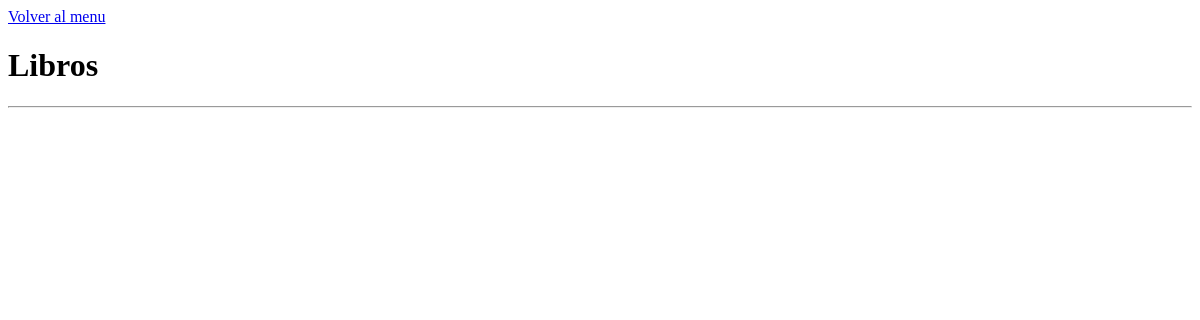
Page /libros/ on the earlier database version.
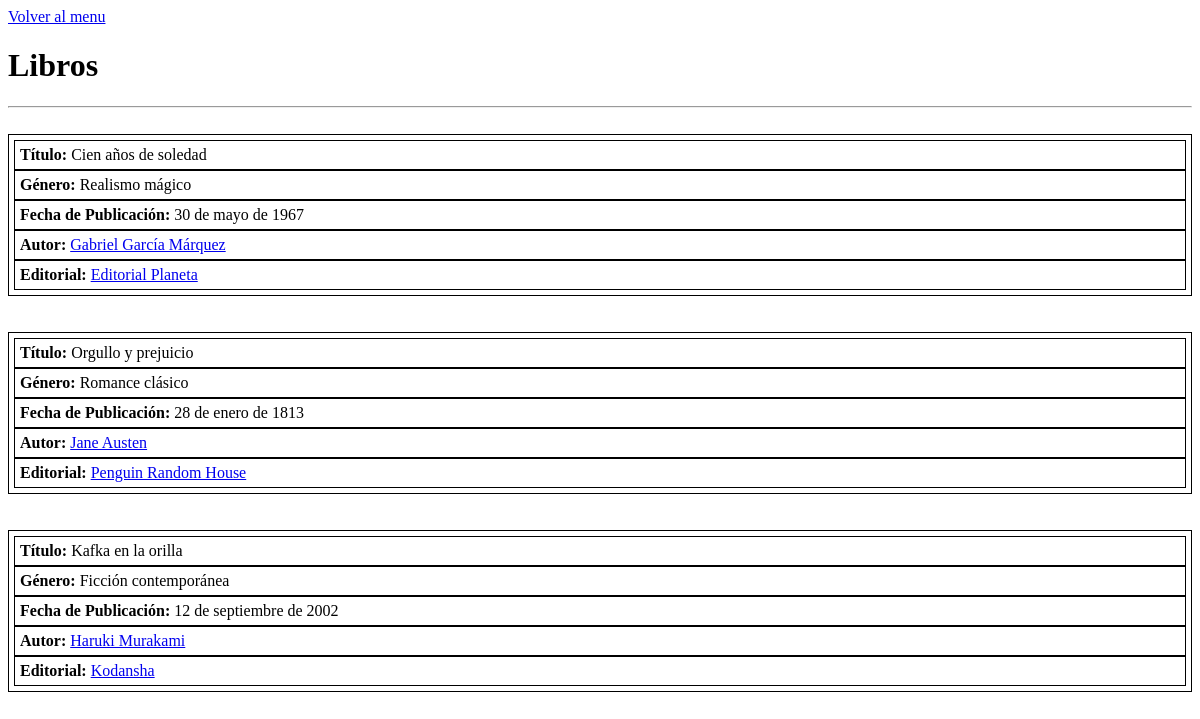
Same page on the later database version.
### biblioteca/models.py (models this page shows, shortened)
class Libro(models.Model):
    titulo = models.CharField(max_length=100)
    genero = models.CharField(max_length=100, default="Sin genero")
    fecha_publicacion = models.DateField(null=True, blank=True)
    autor = models.ForeignKey(Autor, on_delete=models.CASCADE)
    editorial = models.ForeignKey(Editorial, on_delete=models.CASCADE)

class Autor(models.Model):
    id = models.AutoField(primary_key=True)
    nombre = models.CharField(max_length=100, default="Anonimo")
    nacionalidad = models.CharField(max_length=100, default="Sin especificar")
    fecha_nacimiento = models.DateField(null=True, blank=True)

class Editorial(models.Model):
    id = models.AutoField(primary_key=True)
    nombre = models.CharField(max_length=100)
    ciudad = models.CharField(max_length=100)
    fecha_creacion = models.DateField(null=True, blank=True)

### biblioteca/views.py (the view)
# urls.py: path('libros/', views.libros, name='libros'),
def libros(request):
    libros = Libro.objects.all()
    return render(request, 'biblioteca/libros.html', {'libros': libros})

### biblioteca/templates/biblioteca/libros.html (shortened to what this page needs)
<!DOCTYPE html>
<html lang="es">
<head>
</head>
<body>
    <a href="/">Volver al menu</a>
    <h1>Libros</h1>
    <hr>
    {% for libro in libros %}
    <br>
    <div>
        <div><strong>Título: </strong> {{ libro.titulo }}</div>
        <div><strong>Género: </strong> {{ libro.genero }}</div>
        <div><strong>Fecha de Publicación: </strong> {{ libro.fecha_publicacion }}</div>
        <div><strong>Autor: </strong><a href="/autores/">{{ libro.autor.nombre }}</a></div>
        <div><strong>Editorial: </strong><a href="/editoriales/">{{ libro.editorial.nombre }}</a></div>
    </div>
    <br>
    {% endfor %}
</body>
</html>

### biblioteca/templates/biblioteca/libros.html (style rules this page uses)
div { border: 1px solid black; padding: 5px; }

Differences in the rows shown:
added Libro: titulo "Cien años de soledad", genero "Realismo mágico", fecha_publicacion "30 de mayo de 1967", autor.nombre "Gabriel García Márquez", editorial.nombre "Editorial Planeta"
added Libro: titulo "Orgullo y prejuicio", genero "Romance clásico", fecha_publicacion "28 de enero de 1813", autor.nombre "Jane Austen", editorial.nombre "Penguin Random House"
added Libro: titulo "Kafka en la orilla", genero "Ficción contemporánea", fecha_publicacion "12 de septiembre de 2002", autor.nombre "Haruki Murakami", editorial.nombre "Kodansha"
